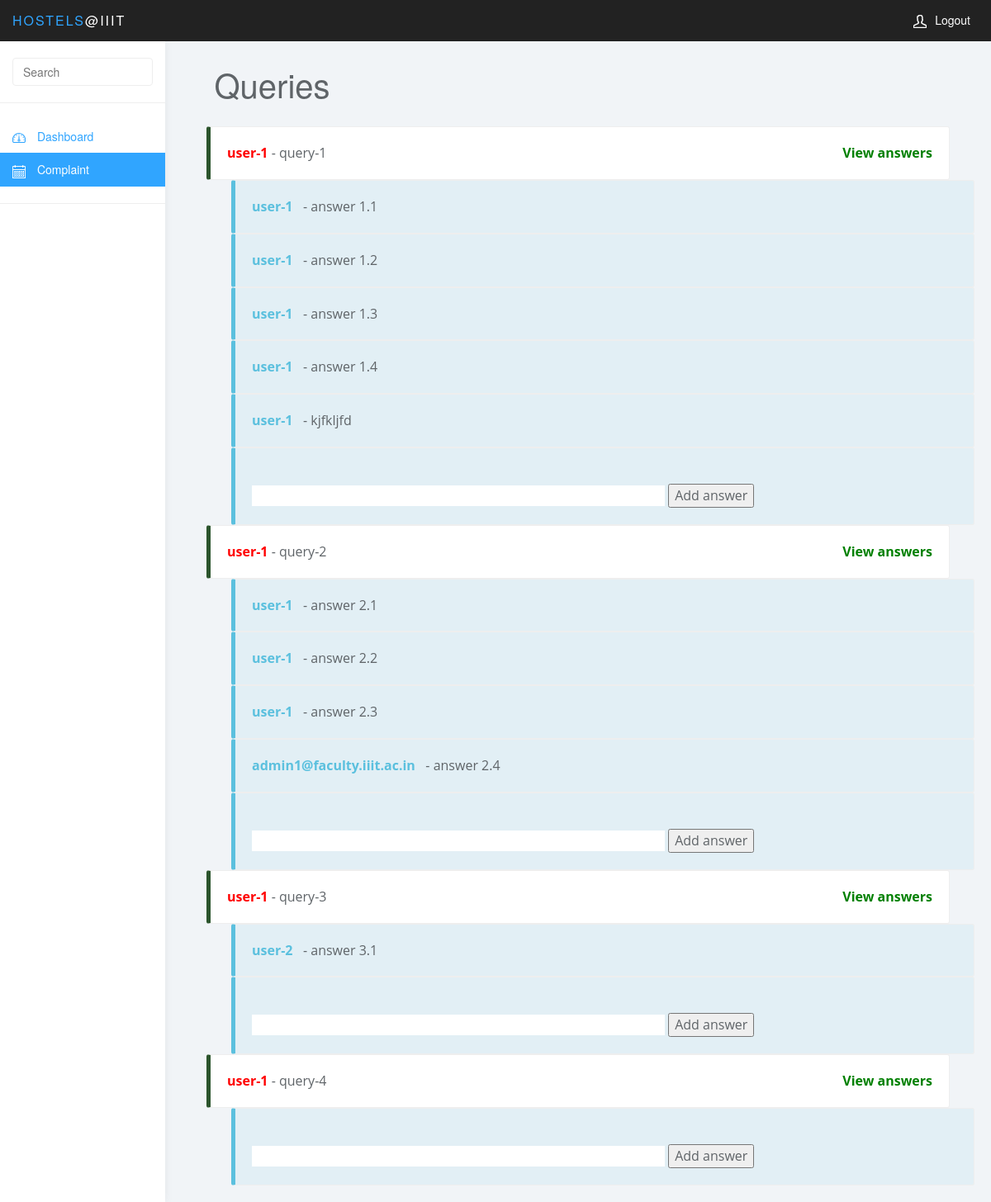
The app's page /admin/complaint (signed in) with its own data.
### app/complaints/models.py (models this page shows, shortened)
class Complaint(db.Model):
    id = db.Column(db.Integer, primary_key=True,autoincrement = True)
    roll_no = db.Column(db.Integer)
    text = db.Column(db.Text)

class answer(db.Model):
    id = db.Column(db.Integer, primary_key=True, autoincrement= True)
    body = db.Column(db.Text)
    roll_no = db.Column(db.Integer)
    complaint_id = db.Column(db.Integer, db.ForeignKey('complaint.id'))
    complaint = db.relationship('Complaint',backref=db.backref('answers', lazy='dynamic'))

### app/student_profiles/models.py (models this page shows, shortened)
class public_details(db.Model):
    name = db.Column(db.String(255))
    roll_no = db.Column(db.Integer,primary_key = True)
    email = db.Column(db.String(255),unique = True)
    hostel = db.Column(db.String(255))
    room_no = db.Column(db.String(80))
    parents_name = db.Column(db.String(80))
    personal_no = db.Column(db.String(80))
    parents_no = db.Column(db.String(80))
    address = db.Column(db.String(1000))
    rate_sum = db.Column(db.Integer)
    rate_count = db.Column(db.Integer)

### app/login/models.py (models this page shows, shortened)
class Admin(db.Model):
    serial_no=db.Column(db.Integer,primary_key=True,autoincrement=True)
    email = db.Column(db.String(255),unique=True)
    password = db.Column(db.String(255))

### app/admin_profiles/controllers.py (the view)
@mod_adProfile.route('/complaint')
def complaint():
    r = make_response(render_template('complaintAd.html',complaints=Complaint.query.all(),User = User,Admin = Admin,public_details = public_details))
    r.headers.set('Cache-Control', 'no-store, no-cache, must-revalidate, post-check=0, pre-check=0')
    if 'user_id' not in session:
        return redirect('/login')
    return r

### app/templates/complaintAd.html (shortened to what this page needs)
<!DOCTYPE html>
<html>
<head>
<link href="/static/stucss/bootstrap.min.css" rel="stylesheet">
<link href="/static/stucss/styles.css" rel="stylesheet">
</head>
<body>
	<nav class="navbar navbar-inverse navbar-fixed-top" role="navigation">
		<div class="container-fluid">
			<div class="navbar-header">
				<a class="navbar-brand" href="#"><span>Hostels</span>@IIIT</a>
				<ul class="user-menu">
					<li class="dropdown pull-right">
						<a href="/logout" target=""><svg class="glyph stroked male-user" ><use xlink:href="#stroked-male-user"></use></svg>Logout </a>
					</li>
				</ul>
			</div>
		</div>
	</nav>
	<div id="sidebar-collapse" class="col-sm-3 col-lg-2 sidebar">
	<form role="search" action="/admin/search" method="POST">
			<div class="form-group">
				<input type="text" class="form-control" name="searchvalue" placeholder="Search">
			</div>
		</form>
		<ul class="nav menu">
			<li ><a href="/student/home/<username>" target=""><svg class="glyph stroked dashboard-dial"><use xlink:href="#stroked-dashboard-dial"></use></svg> Dashboard</a></li>
			<li class="active"><a href="/student/complaint" target=""><svg class="glyph stroked calendar"><use xlink:href="#stroked-calendar"></use></svg> Complaint </a></li>
		<li role="presentation" class="divider"></li>
	</div>
	<div class="col-sm-9 col-sm-offset-3 col-lg-10 col-lg-offset-2 main">
		<div class="row">
			<div class="col-lg-12">
				<h1 class="page-header">&nbsp;&nbsp;&nbsp;&nbsp;Queries</h1>
			</div>
		</div>
	{% for complaint in complaints %}
	<div class="row">
		<div class="error-notice" >
          <div class="oaerror success" style="background-color:white"><strong style="color:red">
            	{{public_details.query.filter_by(roll_no = complaint.roll_no).first().name}}
            </strong> - {{complaint.text}} <a href="#{{complaint.id}}" ><strong style="color:green;float:right">View answers</strong></a>
			         		  </div>
		{% for answer in complaint.answers.all() %}
		<div class="oaerror info" id="{{complaint.id}}"style="margin-left:80px">
            <strong>
							{% if User.query.filter_by(roll_no = answer.roll_no).first() %}
								{{public_details.query.filter_by(roll_no = answer.roll_no).first().name}}
							{% else %}
								{{Admin.query.filter_by(serial_no = answer.roll_no).first().email}}
							{% endif %}
							</strong>&nbsp;&nbsp;- {{answer.body}}
          </div>
		{% endfor %}
		<div class="oaerror info" id="{{complaint.id}}"style="margin-left:80px">
            &nbsp;&nbsp;<form action="/complaint/addAnswerAd" method="POST"><input type="text" name="answer_text" style="border:0px;width:500px;"/>&nbsp;<input type="hidden" name="id" value="{{complaint.id}}"/><input type="submit" name="Add Comment" value="Add answer"/></form>
          </div>
        </div>
	</div>
	{% endfor %}
	<br/>
	</div>
</body>
</html>

### app/static/stucss/styles.css (style rules this page uses)
body { background: #f1f4f7; padding-top: 50px; color: #5f6468; }
a, a:hover, a:focus { color: #30a5ff; }
h1, h2, h3, h4, h5, h6 { color: #5f6468; }
h1 { font-weight: 300; font-size: 40px; }
.form-control { border: 1px solid #eee; box-shadow: none; }
.navbar-header .navbar-brand { color: #fff; font-size: 16px; text-transform: uppercase; font-weight: 500; letter-spacing: 2px; }
.navbar-header .navbar-brand span { color: #30a5ff; }
.navbar { border: 0; }
.user-menu { display: inline-block; margin-top: 14px; margin-right: 10px; float: right; list-style: none; padding: 0; }
.user-menu a { color: #fff; }
.sidebar { display: block; background-color: #fff; padding: 0; display: none; }
.sidebar form { padding: 20px 15px 5px 15px; border-bottom: 1px solid #eee; margin-bottom: 20px; }
@media (min-width: 768px) { .sidebar { display: block; position: fixed; top: 50px; bottom: 0; left: 0; z-index: 1000; display: block; margin: 0; padding: 0; overflow-x: hidden; overflow-y: auto; background-color: #fff; box-shadow: 1px 0px 10px rgba(0, 0, 0, .05); } }
@media (min-width: 768px) { .navbar-header { width: 100%; } }
.sidebar ul.nav .active a, .sidebar ul.nav li.parent a.active, .sidebar ul.nav .active > a:hover, .sidebar ul.nav li.parent a.active:hover, .sidebar ul.nav .active > a:focus, .sidebar ul.nav li.parent a.active:focus { color: #fff; background-color: #30a5ff; }
.sidebar ul.nav li.divider { border-bottom: 1px solid #eee; margin: 20px 0; }
h1.page-header { margin-top: 30px; border-bottom: 0; }
.sidebar .glyph, .user-menu .glyph { height: 16px; width: 16px; margin: 0 10px 0 0; stroke-width: 3px; }
.user-menu .glyph { stroke-width: 4px; }

### app/templates/complaintAd.html (style rules this page uses)
.error-notice { margin: 0px; }
.oaerror { width: 90%; margin: 0 auto; background-color: #FFFFFF; padding: 20px; border: 1px solid #eee; border-left-width: 5px; border-radius: 3px; margin: 0 auto; font-family: 'Open Sans', sans-serif; font-size: 16px; }
.info { border-left-color: #5bc0de; background-color: rgba(91, 192, 222, 0.1); }
.info strong { color: #5bc0de; }
.success { border-left-color: #2b542c; background-color: rgba(43, 84, 44, 0.1); }
.success strong { color: #2b542c; }

### records on screen
Complaint: query.filter_by "user-1", text "query-1"
answer: query.filter_by "user-1", body "answer 1.1"
answer: query.filter_by "user-1", body "answer 1.2"
answer: query.filter_by "user-1", body "answer 1.3"
answer: query.filter_by "user-1", body "answer 1.4"
answer: query.filter_by "user-1", body "kjfkljfd"
Complaint: query.filter_by "user-1", text "query-2"
answer: query.filter_by "user-1", body "answer 2.1"
answer: query.filter_by "user-1", body "answer 2.2"
answer: query.filter_by "user-1", body "answer 2.3"
answer: query.filter_by "admin1@faculty.iiit.ac.in", body "answer 2.4"
Complaint: query.filter_by "user-1", text "query-3"
answer: query.filter_by "user-2", body "answer 3.1"
Complaint: query.filter_by "user-1", text "query-4"
